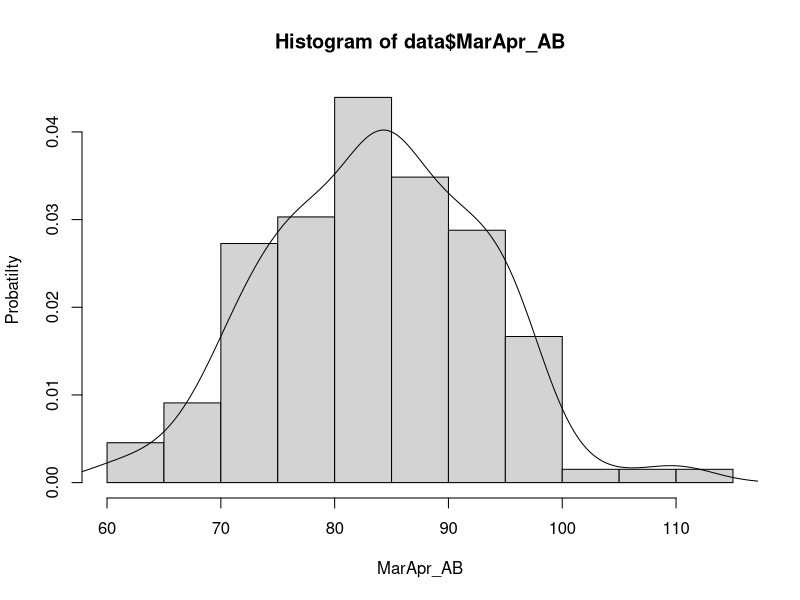
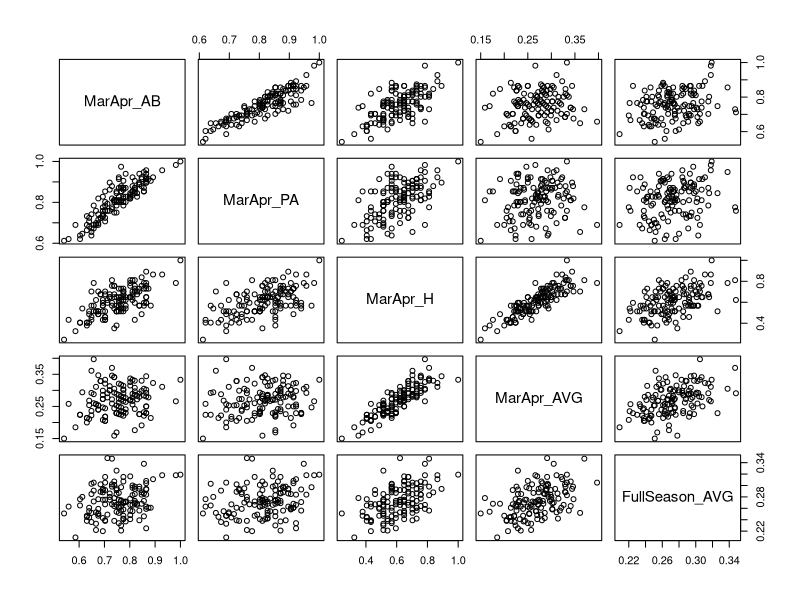

Recreate these plots in R, in order.
# Candidate’s Choice Question 
#   for the Senior Quantitative Analyst Position at Philadelphia Phillies
# Submission: November 15, 2016
# Candidate: Meen Chul Kim

# Read in data
batting <- read.csv('data/batting.csv')

# Select rows without corrupted data
data <- subset(batting, MarApr_AB != 0)

# Histogram the distributions
hist(data$MarApr_AB, prob=T, 
     xlab='MarApr_AB', ylab = 'Probatilty')
lines(density(data$MarApr_AB))


data <- subset(batting, MarApr_AB != 0)

MarApr.AB <- data[2] / max(range(data[2]))
MarApr.PA <- data[3] / max(range(data[3]))
MarApr.H <- data[4] / max(range(data[4]))
new <- data.frame(data[1], MarApr.AB, MarApr.PA, MarApr.H, data[5], data[6])
plot(new[2:6])
